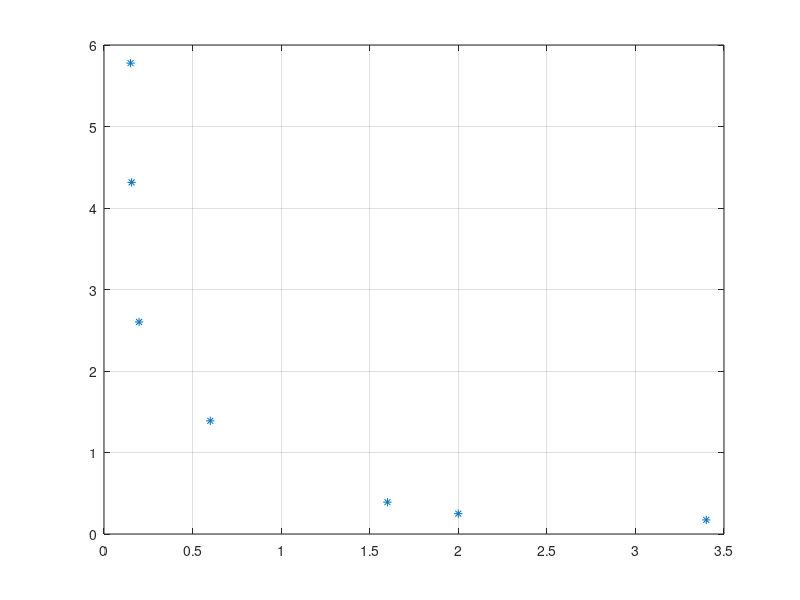

Reproduce this figure in MATLAB.
% % This script simulates the parameter space for reaction system without
% % diffusion with Schnakneberg Model.
% % Author Wakil Sarfaraz 25/04/2016
% clear all;
% tic
% xmax =3;
% N = 3000; %(Number of points on the x, y interval on which the equation is solved.
% X = linspace(0,xmax,N+1); %This divides the interval into N equispaced sub intervals.
% %X = 0: 1/N :1; This can also be used to create the same X.
% [x, y] = meshgrid(X,X); % This creates an (N+1) by (N+1) grid of values ...
%                         % of X and assignes them to x and y. (So x and y
%                         % are now matrices of size (N+1)x(N+1)
% x =x(:);  % This turns the matrix x into a column vector.
% y =y(:);  % This turns the matrix y into a column vector.
% NNODES = (N+1)^2; % This introduces the number of nodes in the result of triangulation.
% NTRI = 2*N^2;  % This is the number of triangles in the mesh.
% LNODES = zeros(NTRI, 3); % This creates a zero matrix of the size 'number of triangles by 3'
%                          % (since there are 3 vertices for each triangle.
% 
% for i = 1:N
%     for j = 1: N
%         LNODES(i+2*(j-1)*N,1) = i+(j-1)*(N+1);%This numbers each of the first nodes of all the lower triangles in each square.
%         LNODES(i+2*(j-1)*N,2) = i+j*(N+1); % This numbers each of the second nodes of all the lower triangles in each square.
%         LNODES(i+2*(j-1)*N,3) = (i+1)+(j-1)*(N+1); % This numbers each of the third nodes of all the lower triangles in each square.
%         
%         LNODES(i+N+2*(j-1)*N,1) = i+1+j*(N+1); %This numbers each of the first nodes of all the upper triangles in each square.
%         LNODES(i+N+2*(j-1)*N,2) = (i+1)+(j-1)*(N+1);%This numbers each of the second nodes of all the upper triangles in each square.
%         LNODES(i+N+2*(j-1)*N,3) = i+j*(N+1);%This numbers each of the third nodes of all the upper triangles in each square.
%                                             % Here for those nodes that
%                                             % some triangles share (copy
%                                             % and paste can work).
%     end
% end
% 
% T = (-(x+y).^3-x+y)./(x+y);
% D = (x+y).^2;
% C = y-x+(y+x).^3-2*(y+x).^2;
% Dcr = T.^2-4*D;
% 
% Ru = zeros(NNODES, 2);
% for i = 1: NNODES
%     for j = 1 : 3
%          if (T(LNODES(i,j))<=-1e-4 )%&& T(LNODES(i,j))<=-1e-2)
% %     if (Dcr(LNODES(i,j))>0 && sqrt(Dcr(LNODES(i,j)))+T(LNODES(i,j)) < 0)
%         Ru(i,1) = x(LNODES(i,j));
%         Ru(i,2) = y(LNODES(i,j));
%     end
%   
%     end
%     
% end
% 
% 
% % 
% figure(1)
% %subplot(2,2,1)
% plot(Ru(:,1),Ru(:,2),'.','Color','b')
% %legend('Stable Spiral')
% title('Stability partition','fontsize',16)
% xlabel('\alpha','fontsize',18)
% ylabel('\beta','fontsize',18)
%  xlim([0 0.3])
%  ylim([0 1.2])
% hold on
% 
% Ru1 = zeros(NNODES, 2);
% for i = 1: NNODES
%     for j = 1 : 3
%     if (T(LNODES(i,j))>=1e-4)%&& T(LNODES(i,j))<=-1e-2)
% %     if (Dcr(LNODES(i,j))>0 && sqrt(Dcr(LNODES(i,j)))+T(LNODES(i,j)) < 0)
%         Ru1(i,1) = x(LNODES(i,j));
%         Ru1(i,2) = y(LNODES(i,j));
%     end
%   
%     end
%     
% end
% plot(Ru1(:,1),Ru1(:,2),'.','Color','r')
% 
% 
% Ru2 = zeros(NNODES, 2);
% for i = 1: NNODES
%     for j = 1 : 3
%      if (T(LNODES(i,j))<1e-2 && T(LNODES(i,j))>-1e-2)
% %     if (Dcr(LNODES(i,j))>0 && sqrt(Dcr(LNODES(i,j)))+T(LNODES(i,j)) < 0)
%         Ru2(i,1) = x(LNODES(i,j));
%         Ru2(i,2) = y(LNODES(i,j));
%     end
%   
%     end
%     
% end
% plot(Ru2(:,1),Ru2(:,2),'.','Color','y')
% legend('Blue = Stable region','Red = Unstable region','Yellow = Centre (Partition)')
% 
x = [0.02 0.051 0.096 0.1 0.6 1 1.4];
y = [0.13 0.105 0.102 0.5 1 1 2];

plot(x,y,'*')
grid on
% xlim([-0.3 2])
% ylim([0 3])
% axis tight
X = x+y;
Y = y./(x+y).^2;

plot(X,Y,'*')
grid on